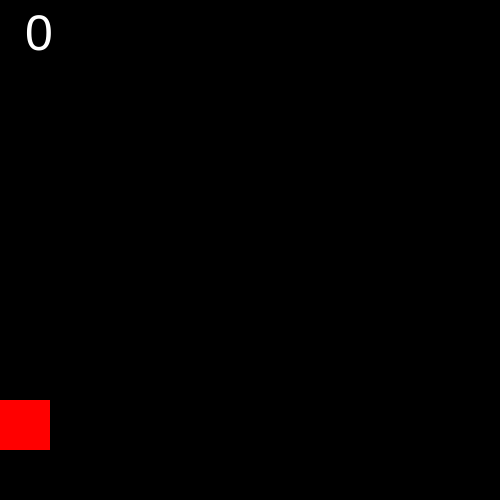
Frame 1 (no input)
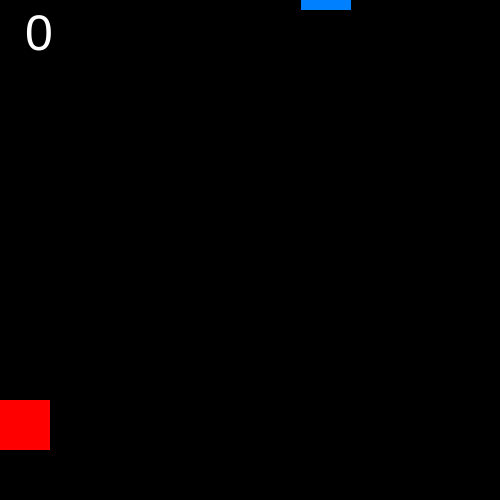
Frame 60 (no input)
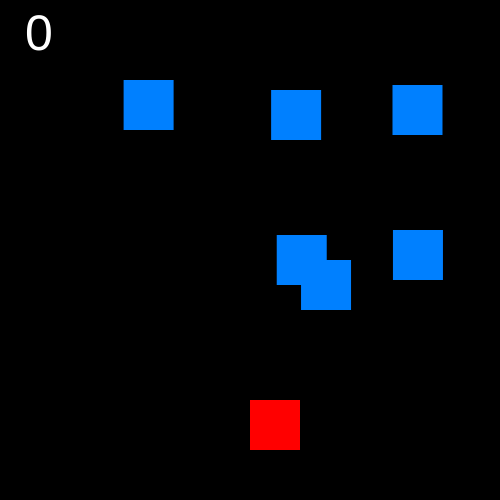
Frame 120 (the mouse pressed at the canvas centre since frame 60)

The p5.js sketch that drew these frames (run headless with seeded random() and noise() and a simulated clock; from frame 60 on, the mouse is pressed at the canvas centre):

// p5.js sketch
// ── sketch.js
var itemSize = 50;
var speed = 5;
var odds = 0.05
var iceCubes = [];
var player = {};
var score = 0;

function setup() {
    createCanvas(500, 500);
    player.y = height - itemSize * 2;
    textSize(50);
}

function draw() {
    background(0);

    // Add ice cubes
    if (random(1) < odds) {
        var cube = {
            x: random(width),
            y: -itemSize
        }

        iceCubes.push(cube);
    }

    // Update odds
    odds += 0.00005;

    // Update cubes
    for (var i = 0; i < iceCubes.length; i++) {
        var cube = iceCubes[i];
        cube.y += speed;
    }

    // Handle ice cube changes
    for (var i = iceCubes.length - 1; i >= 0; i--) {
        var cube = iceCubes[i];
        // Remove cubes if off screen
        if (cube.y > height) {
            iceCubes.splice(i, 1);
        }
        // Handle player / ice cube collision
        else if (detectRectangleIntersection(
                player.x, player.y, itemSize, itemSize,
                cube.x, cube.y, itemSize, itemSize)) {
            iceCubes.splice(i, 1);
            score--;
        }
    }

    // Update player
    player.x = constrain(mouseX, 0, width - itemSize);;

    // Draw player
    push();
    noStroke();
    fill(255, 0, 0);
    rect(player.x, player.y, itemSize, itemSize);
    pop();

    // Draw ice cubes
    push();
    noStroke();
    fill(0, 128, 255);
    for (var i = 0; i < iceCubes.length; i++) {
        var cube = iceCubes[i];
        rect(cube.x, cube.y, itemSize, itemSize);
    }
    pop();
    
    // Display score
    push();
    fill(255);
    text(score, 25, 50);
    pop();
}

// Detect interesection / collision
function detectRectangleIntersection(x0, y0, w0, h0, x1, y1, w1, h1) {
    return !(
        x0 > x1 + w1 ||
        x0 + w0 < x1 ||
        y0 > y1 + h1 ||
        y0 + h0 < y1
    );
}
